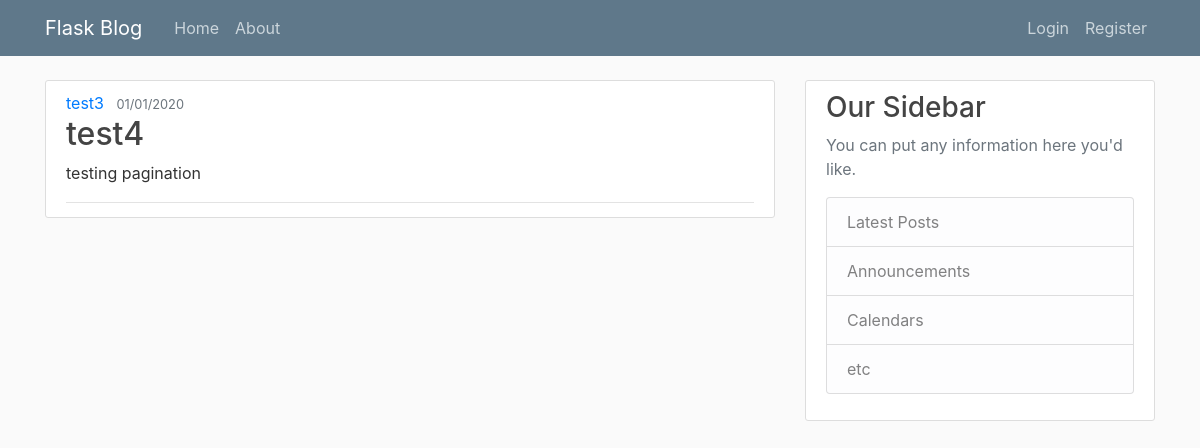
Page /post/3 on the earlier database version.
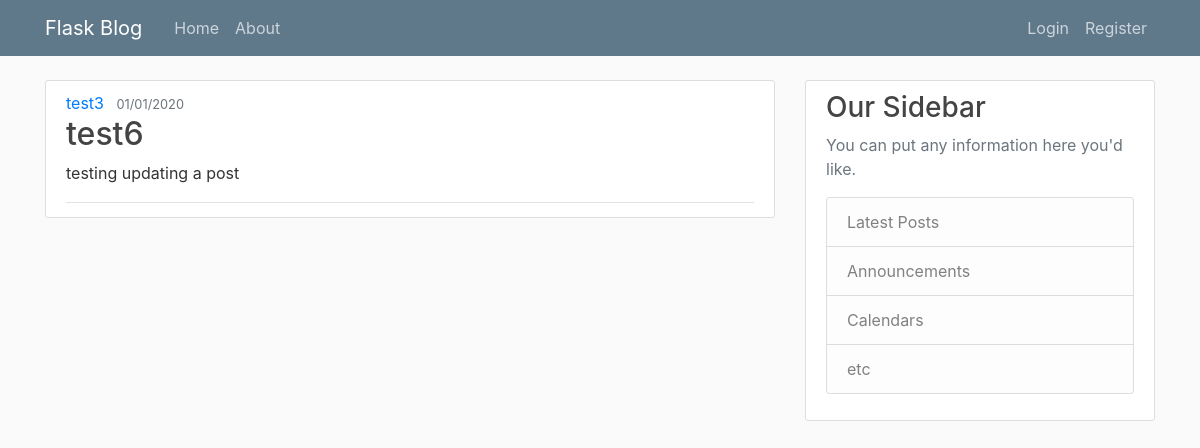
Same page on the later database version.
### flaskblog/models.py (models this page shows, shortened)
class Post(db.Model):
    id = db.Column(db.Integer, primary_key=True)
    title = db.Column(db.String(20), nullable=False)
    date_posted = db.Column(db.DateTime, nullable=False, default=datetime.utcnow)
    content = db.Column(db.Text, nullable=False)
    user_id = db.Column(db.Integer, db.ForeignKey("user.id"), nullable=False)

### flaskblog/posts/routes.py (the view)
@posts.route("/post/<int:post_id>")
def post(post_id):
    post = Post.query.get_or_404(post_id)  # return this template or return a 404
    return render_template("post.html", title=post.title, post=post)

### flaskblog/templates/post.html (shortened to what this page needs)
{% extends "layout.html" %}
{% block content %}
    <article class="media content-section">
     <div class="media-body">
       <div class="article-metadata">
         <a class="mr-2" href="{{ url_for('users.user_posts', username=post.author.username) }}">{{ post.author.username }}</a>
         <small class="text-muted">{{ post.date_posted.strftime('%m/%d/%Y') }}</small>
       <h2 class="article-title">{{ post.title }}</h2>
       <p class="article-content">{{ post.content }}</p>
     </div>
   </article>
{% endblock content %}

Differences in the rows shown:
changed Post: title "test4" → "test6"; content "testing pagination" → "testing updating a post"
